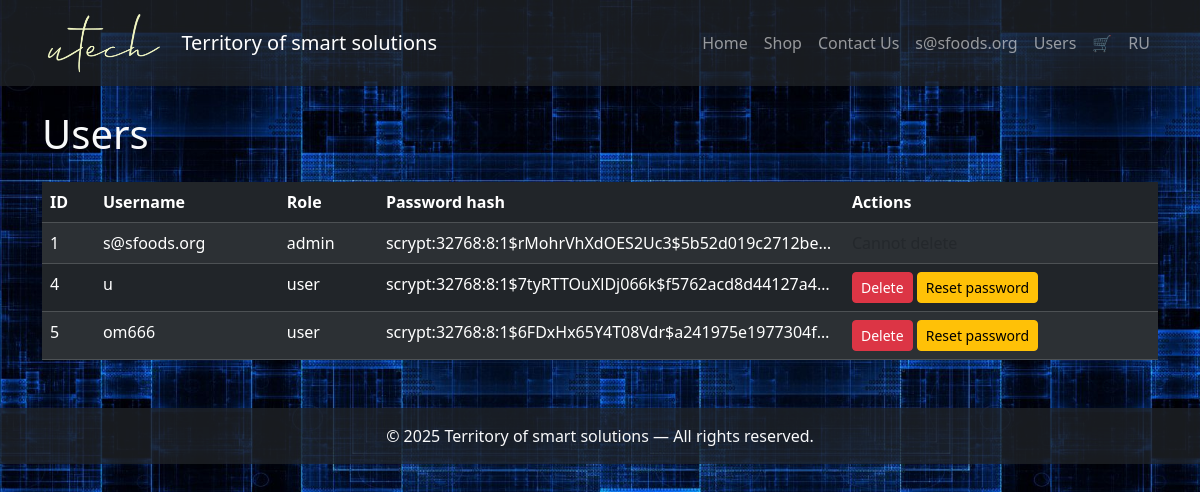
Page /admin/users (signed in) on the committed database.
### tables this page shows
CREATE TABLE users (
        id INTEGER PRIMARY KEY AUTOINCREMENT,
        username TEXT UNIQUE,
        password TEXT,
        role TEXT DEFAULT 'user'
    );

### main.py (the view)
@app.route("/admin/users")
def admin_users():
    if session.get("role") != "admin":
        flash("Access denied", "error")
        return redirect(url_for("login_en"))
    conn = sqlite3.connect(DB_PATH)
    c = conn.cursor()
    c.execute("SELECT id, username, role, password FROM users ORDER BY id")
    users = c.fetchall()
    conn.close()
    lang = "ru" if (request.referrer and "/ru/" in request.referrer) else "en"
    return render_lang("admin_users.html", lang, users=users)

### main.py (called while the page is built)
@app.context_processor
def inject_request():
    return dict(request=request)

def render_lang(template, lang, **kwargs):
    cart_count = 0
    cart = session.get("cart", {})
    if isinstance(cart, dict):
        cart_count = sum(cart.values())
    elif isinstance(cart, list):
        cart_count = len(cart)
    return render_template(
        template,
        lang=lang,
        tr=translations[lang],
        posts=posts,
        cart_count=cart_count,
        shipping=session.get("shipping", {}),   # <── добавили
        **kwargs
    )

### templates/admin_users.html
{% extends "base.html" %}
{% block content %}
<h1 class="mb-4">{{ 'Пользователи' if lang == 'ru' else 'Users' }}</h1>
<table class="table table-dark table-striped">
    <thead>
        <tr>
            <th>ID</th>
            <th>{{ 'Логин' if lang == 'ru' else 'Username' }}</th>
            <th>{{ 'Роль' if lang == 'ru' else 'Role' }}</th>
            <th>{{ 'Хэш пароля' if lang == 'ru' else 'Password hash' }}</th>
            <th>{{ 'Действия' if lang == 'ru' else 'Actions' }}</th>
        </tr>
    </thead>
    <tbody>
    {% for user in users %}
        <tr>
            <td>{{ user[0] }}</td>
            <td>{{ user[1] }}</td>
            <td>{{ user[2] }}</td>
            <td style="max-width:300px; overflow:hidden; text-overflow:ellipsis;">{{ user[3] }}</td>
            <td>
                {% if user[1] != 's@sfoods.org' %}
                    <a href="{{ url_for('delete_user', user_id=user[0]) }}" class="btn btn-sm btn-danger"
                       onclick="return confirm('{{ 'Удалить пользователя?' if lang == 'ru' else 'Delete user?' }}');">
                       {{ 'Удалить' if lang == 'ru' else 'Delete' }}
                    </a>
                    <a href="{{ url_for('reset_password', user_id=user[0]) }}" class="btn btn-sm btn-warning"
                       onclick="return confirm('{{ 'Сбросить пароль?' if lang == 'ru' else 'Reset password?' }}');">
                       {{ 'Сбросить пароль' if lang == 'ru' else 'Reset password' }}
                    </a>
                {% else %}
                    <span class="text-muted">{{ 'Нельзя удалить' if lang == 'ru' else 'Cannot delete' }}</span>
                {% endif %}
            </td>
        </tr>
    {% endfor %}
    </tbody>
</table>
{% endblock %}

### templates/base.html (shortened to what this page needs)
<!DOCTYPE html>
<html lang="{{ lang }}">
<head>
    <link href="https://cdn.jsdelivr.net/npm/bootstrap@5.3.3/dist/css/bootstrap.min.css" rel="stylesheet">
    <link rel="stylesheet" href="{{ url_for('static', filename='css/style.css') }}">
    <link href="https://cdnjs.cloudflare.com/ajax/libs/lightbox2/2.11.4/css/lightbox.min.css" rel="stylesheet">
</head>
<body>
<nav class="navbar navbar-expand-lg navbar-dark bg-dark bg-opacity-75">
  <div class="container">
    <a class="navbar-brand d-flex align-items-center" href="/{{ 'ru' if lang == 'ru' else '' }}">
      <img src="{{ url_for('static', filename='img/logo.png') }}"
         alt="Logo"
         style="height: 60px; margin-right: 18px;">
      {{ tr.site_title }}
    </a>
    <div class="collapse navbar-collapse" id="navbarNav">
      <ul class="navbar-nav ms-auto">
        <li class="nav-item">
          <a class="nav-link" href="/{{ 'ru' if lang == 'ru' else '' }}">
            {{ tr.menu_home }}
          </a>
        </li>
        <li class="nav-item">
          <a class="nav-link" href="/{{ 'ru/shop' if lang == 'ru' else 'shop' }}">
            {{ tr.menu_shop }}
          </a>
        </li>
        <li class="nav-item">
          <a class="nav-link" href="/{{ 'ru/contacts' if lang == 'ru' else 'contacts' }}">
            {{ tr.menu_contacts }}
          </a>
        <li class="nav-item">
          {% if session.get("user_id") %}
            <a class="nav-link" href="/{{ 'ru/account' if lang == 'ru' else 'account' }}">
                {{ session.get("username") or (tr.menu_account if tr.get('menu_account') else 'Account') }}
            </a>
          {% else %}
            <a class="nav-link" href="/{{ 'ru/login' if lang == 'ru' else 'login' }}">
              {{ tr.menu_login }}
            </a>
          {% endif %}
        </li>
        {% if session.get("role") == "admin" %}
          <li class="nav-item">
            <a class="nav-link" href="/{{ 'ru/admin/users' if lang == 'ru' else 'admin/users' }}">
              {{ 'Пользователи' if lang == 'ru' else 'Users' }}
            </a>
          </li>
        {% endif %}
        <li class="nav-item">
            <a class="nav-link position-relative" href="/{{ 'ru/cart' if lang == 'ru' else 'cart' }}">
                🛒
            </a>
        </li>
        <li class="nav-item">
          {% set current_path = request.path %}
          {% if lang == 'en' %}
            <a class="nav-link" href="/ru{{ '' if current_path == '/' else current_path }}">
              RU
            </a>
          {% else %}
            {% set new_path = current_path|replace('/ru', '') %}
            <a class="nav-link" href="{{ '/' if new_path == '' else new_path }}">
              EN
            </a>
          {% endif %}
        </li>
      </ul>
    </div>
  </div>
</nav>
<main class="container mt-4 text-light">
    {% block content %}{% endblock %}
</main>
<footer class="text-center text-light py-3 mt-5 bg-dark bg-opacity-75">
    &copy; 2025 {{ tr.site_title }} — {{ tr.footer }}
</footer>
</body>
</html>

### static/css/style.css (style rules this page uses)
body { background: url('../img/backg2.jpg') no-repeat center center fixed; background-size: cover; }

### rows in the picture
users: get "s@sfoods.org", id "1", username "s@sfoods.org", role "admin", password "scrypt:32768:8:1$rMohrVhXdOES2Uc3$5b52d019c2712be…"
users: id "4", username "u", role "user", password "scrypt:32768:8:1$7tyRTTOuXlDj066k$f5762acd8d44127a4…", value "Delete", value "Reset password"
users: id "5", username "om666", role "user", password "scrypt:32768:8:1$6FDxHx65Y4T08Vdr$a241975e1977304f…", value "Delete", value "Reset password"

### other values in the picture
{{ tr.site_title }} "Territory of smart solutions"
{{ tr.menu_home }} "Home"
{{ tr.menu_shop }} "Shop"
{{ tr.menu_contacts }} "Contact Us"
{{ 'Пользователи' if lang == 'ru' else 'Users' }} "Users"
{{ 'Логин' if lang == 'ru' else 'Username' }} "Username"
{{ 'Роль' if lang == 'ru' else 'Role' }} "Role"
{{ 'Хэш пароля' if lang == 'ru' else 'Password hash' }} "Password hash"
{{ 'Действия' if lang == 'ru' else 'Actions' }} "Actions"
{{ tr.footer }} "All rights reserved."
